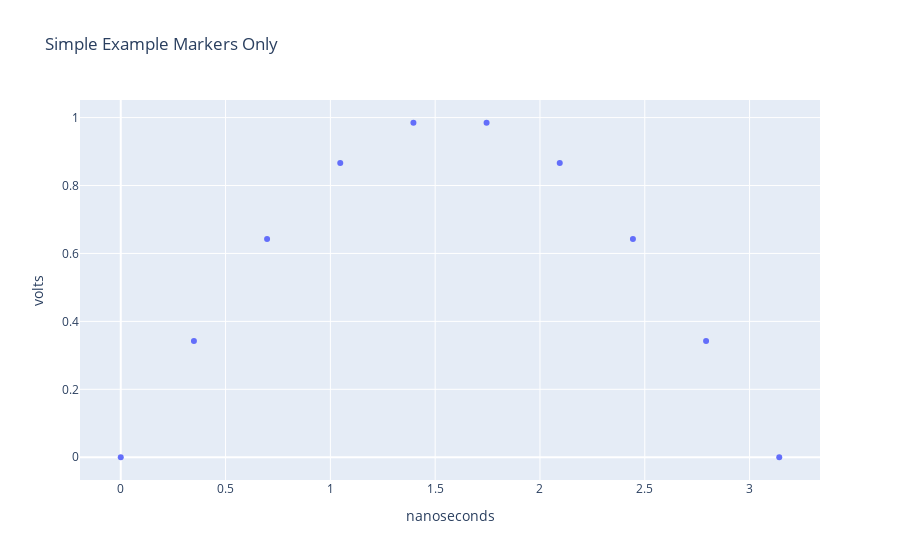

Notebook code cell kept with this figure:
### Code cell
x = np.linspace(0, np.pi, 10)

layout = go.Layout(
    title="Simple Example Markers Only",
    yaxis=dict(
        title='volts'
    ),
    xaxis=dict(title='nanoseconds'
    )
)

trace1 = go.Scatter(
    x=x,
    y=np.sin(x),
    mode='markers',
    name='sin(x)',
    line=dict(
        shape='spline'
    )
)

fig = go.Figure(data=[trace1], layout=layout)
py.offline.iplot(fig)

### Figure 1 — Plotly figure (JSON) as saved in the notebook; plotly's stock layout.template omitted (floating-point values rounded to 4 significant figures)
{"data": [{"line": {"shape": "spline"}, "mode": "markers", "name": "sin(x)", "type": "scatter", "x": [0, 0.3491, 0.6981, 1.047, 1.396, 1.745, 2.094, 2.443, 2.793, 3.142], "y": [0, 0.342, 0.6428, 0.866, 0.9848, 0.9848, 0.866, 0.6428, 0.342, 1.225e-16]}], "layout": {"title": {"text": "Simple Example Markers Only"}, "xaxis": {"title": {"text": "nanoseconds"}}, "yaxis": {"title": {"text": "volts"}}}}
